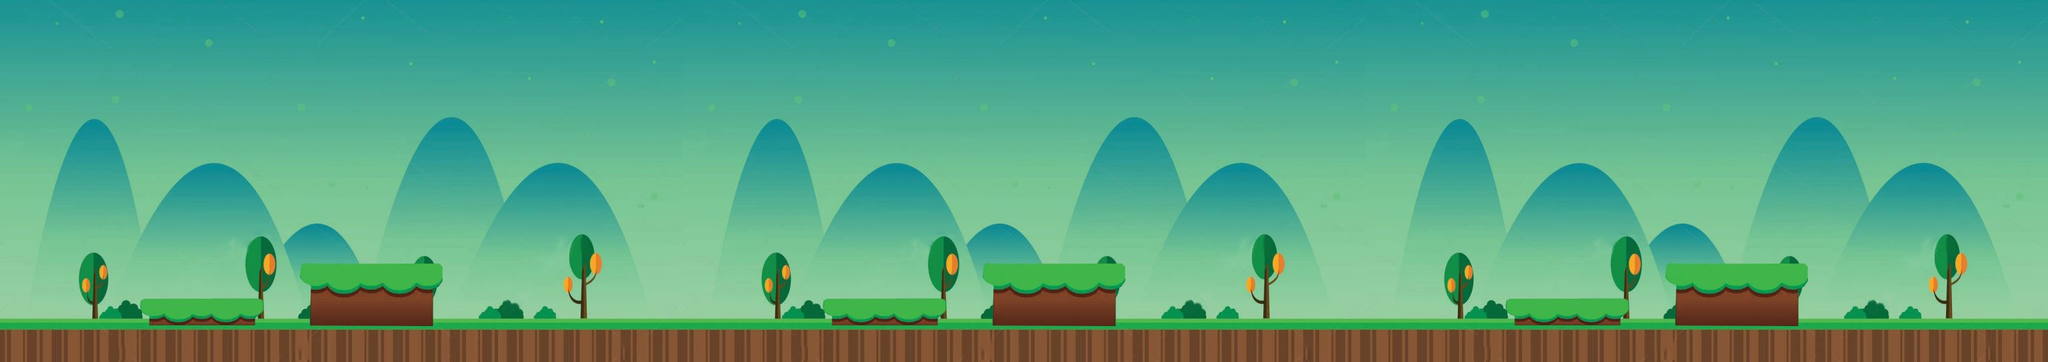

This game map was drawn from its Tiled (.tmx) file and the tilesets committed beside it. A one-line description and the trimmed map source follow:
An orthogonal 96x17 tile map with 32x32 px tiles, 2 tile layers (Camada de Tiles 1, Colisao).

<map version="1.2" tiledversion="1.2.1" orientation="orthogonal" renderorder="right-down" width="96" height="17" tilewidth="32" tileheight="32" infinite="0" nextlayerid="3" nextobjectid="1">
 <tileset firstgid="1" source="tiled.tsx" />
 <layer id="1" name="Camada de Tiles 1" width="96" height="17">
  <data>[1632 cells, 1632 non-empty, 544 distinct tile ids]</data>
 </layer>
 <layer id="2" name="Colisao" width="96" height="17">
  <data>[1632 cells, 14 non-empty, 14 distinct tile ids]</data>
 </layer>
</map>